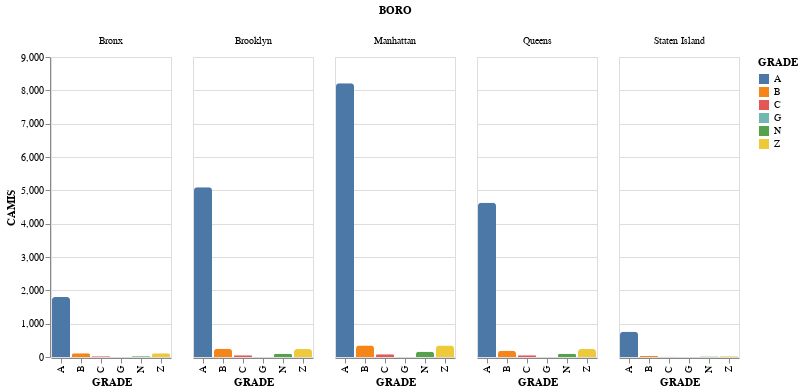

The cell this chart's notebook holds for it:
### Code cell
latest_inspection = df_rest.sort_values(['CAMIS', 'INSPECTION DATE'], 
                    ascending=[True, False]).groupby('CAMIS').head(1)

grade_count = latest_inspection.groupby(['BORO', 'GRADE'])['CAMIS'].nunique().reset_index()

alt.Chart(grade_count).mark_bar(cornerRadiusTopLeft=3,
    cornerRadiusTopRight=3).encode(
    x='GRADE',
    y='CAMIS',
    color='GRADE',
    column='BORO')

### Figure 1 — Vega-Lite specification as saved in the notebook (floating-point values rounded to 4 significant figures)
{"config": {"view": {"continuousWidth": 400, "continuousHeight": 300}}, "data": {"name": "data-57f9f1027c7fc9784634f7e019bc4c06"}, "mark": {"type": "bar", "cornerRadiusTopLeft": 3, "cornerRadiusTopRight": 3}, "encoding": {"color": {"type": "nominal", "field": "GRADE"}, "column": {"type": "nominal", "field": "BORO"}, "x": {"type": "nominal", "field": "GRADE"}, "y": {"type": "quantitative", "field": "CAMIS"}}, "$schema": "https://vega.github.io/schema/vega-lite/v4.0.0.json", "datasets": {"data-57f9f1027c7fc9784634f7e019bc4c06": [{"BORO": "Bronx", "GRADE": "A", "CAMIS": 1803}, {"BORO": "Bronx", "GRADE": "B", "CAMIS": 110}, {"BORO": "Bronx", "GRADE": "C", "CAMIS": 24}, {"BORO": "Bronx", "GRADE": "N", "CAMIS": 25}, {"BORO": "Bronx", "GRADE": "Z", "CAMIS": 111}, {"BORO": "Brooklyn", "GRADE": "A", "CAMIS": 5095}, {"BORO": "Brooklyn", "GRADE": "B", "CAMIS": 246}, {"BORO": "Brooklyn", "GRADE": "C", "CAMIS": 49}, {"BORO": "Brooklyn", "GRADE": "G", "CAMIS": 1}, {"BORO": "Brooklyn", "GRADE": "N", "CAMIS": 101}, {"BORO": "Brooklyn", "GRADE": "Z", "CAMIS": 241}, {"BORO": "Manhattan", "GRADE": "A", "CAMIS": 8213}, {"BORO": "Manhattan", "GRADE": "B", "CAMIS": 344}, {"BORO": "Manhattan", "GRADE": "C", "CAMIS": 85}, {"BORO": "Manhattan", "GRADE": "N", "CAMIS": 154}, {"BORO": "Manhattan", "GRADE": "Z", "CAMIS": 343}, {"BORO": "Queens", "GRADE": "A", "CAMIS": 4630}, {"BORO": "Queens", "GRADE": "B", "CAMIS": 190}, {"BORO": "Queens", "GRADE": "C", "CAMIS": 56}, {"BORO": "Queens", "GRADE": "N", "CAMIS": 99}, {"BORO": "Queens", "GRADE": "Z", "CAMIS": 239}, {"BORO": "Staten Island", "GRADE": "A", "CAMIS": 754}, {"BORO": "Staten Island", "GRADE": "B", "CAMIS": 32}, {"BORO": "Staten Island", "GRADE": "C", "CAMIS": 9}, {"BORO": "Staten Island", "GRADE": "N", "CAMIS": 14}, {"BORO": "Staten Island", "GRADE": "Z", "CAMIS": 25}]}}
